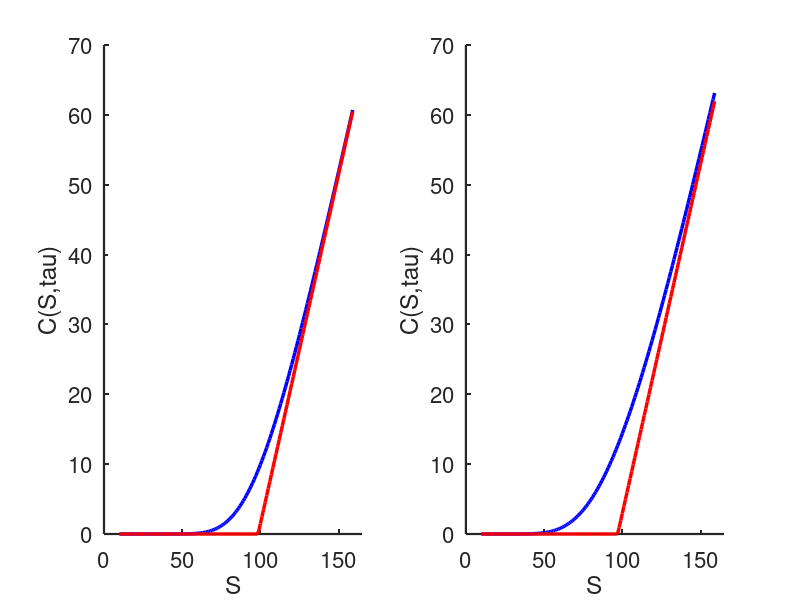

The MATLAB source for this figure:
clear all;
close all;
clc;

% set parameters
S     = 100;
K     = 100;
r     = 0.1;
tau   = 0.6;
tauu  = 0.003;
sig   = 0.15;
sigg  = 0.3;

% main computation
vS    = (10:1:159)';
vK    = (10:1:159)';
vr    = (0.01:0.005:0.055)';
vtau  = (0.01:0.01:1)';
vsig  = (0.01:0.01:0.6)';

Call1 = zeros(size(vS));
Put1  = zeros(size(vS));
Call2 = zeros(size(vS));
Put2  = zeros(size(vS));
Call3 = zeros(size(vS));
Put3  = zeros(size(vS));
Call4 = zeros(size(vS));
Put4  = zeros(size(vS));


for i=1:length(vS)
[Call1(i,:) Put1(i,:)]= blsprice(vS(i,:), K, r, sig, tau);
end
pp1=[vS,Call1];
for i=1:length(vS)
[Call2(i,:) Put2(i,:)]= blsprice(vS(i,:), K, r, sig,tauu);
end
pp2=[vS,Call2];
for i=1:length(vS)
[Call3(i,:) Put3(i,:)]= blsprice(vS(i,:), K, r, sigg,tau);
end
pp3=[vS,Call3];
for i=1:length(vS)
[Call4(i,:) Put4(i,:)]= blsprice(vS(i,:), K, r, sigg,tauu);
end
pp4=[vS,Call4];

% output
subplot(1,2,1)
hold on
plot(pp1(:,1),pp1(:,2),'b','LineWidth',2.5)
plot(pp2(:,1),pp2(:,2),'r','LineWidth',2.5,'LineStyle','-')
set(gca,'FontSize',16)
set(gca,'LineWidth',1.6)
xlim([0 165])
ylim([0 70])
xlabel('S');
ylabel('C(S,tau)')
hold off
subplot(1,2,2)
hold on
plot(pp3(:,1),pp3(:,2),'b','LineWidth',2.5)
plot(pp4(:,1),pp4(:,2),'r','LineWidth',2.5,'LineStyle','-')
set(gca,'FontSize',16)
set(gca,'LineWidth',1.6)
xlim([0 165])
ylim([0 70])
xlabel('S');
ylabel('C(S,tau)')
hold off
